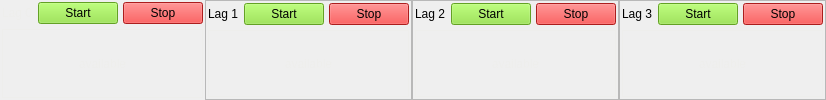
         <widget class="QFrame" name="ga_upper_frame">
          <property name="frameShape">
           <enum>QFrame::NoFrame</enum>
          </property>
          <property name="frameShadow">
           <enum>QFrame::Raised</enum>
          </property>
          <layout class="QHBoxLayout" name="horizontalLayout">
           <property name="spacing">
            <number>0</number>
           </property>
           <property name="leftMargin">
            <number>0</number>
           </property>
           <property name="topMargin">
            <number>0</number>
           </property>
           <property name="rightMargin">
            <number>0</number>
           </property>
           <property name="bottomMargin">
            <number>0</number>
           </property>
           <item>
            <widget class="QFrame" name="ga_frame_lag_0">
             <property name="styleSheet">
              <string notr="true">color: rgb(238, 238, 236);</string>
             </property>
             <property name="frameShape">
              <enum>QFrame::Box</enum>
             </property>
             <property name="frameShadow">
              <enum>QFrame::Plain</enum>
             </property>
             <property name="lineWidth">
              <number>0</number>
             </property>
             <layout class="QGridLayout" name="gridLayout_2">
              <property name="leftMargin">
               <number>2</number>
              </property>
              <property name="topMargin">
               <number>2</number>
              </property>
              <property name="rightMargin">
               <number>2</number>
              </property>
              <property name="bottomMargin">
               <number>2</number>
              </property>
              <property name="spacing">
               <number>5</number>
              </property>
              <item row="0" column="0">
               <widget class="QLabel" name="label_lag_ga_0">
                <property name="text">
                 <string>Lag 0</string>
                </property>
               </widget>
              </item>
              <item row="0" column="1">
               <widget class="QPushButton" name="start_ga_0">
                <property name="styleSheet">
                 <string notr="true">background-color: rgb(138, 226, 52);
color: rgb(0, 0, 0);</string>
                </property>
                <property name="text">
                 <string>Start</string>
                </property>
               </widget>
              </item>
              <item row="0" column="2">
               <widget class="QPushButton" name="stop_ga_0">
                <property name="styleSheet">
                 <string notr="true">background-color: rgb(239, 41, 41);
color: rgb(0, 0, 0);</string>
                </property>
                <property name="text">
                 <string>Stop</string>
                </property>
               </widget>
              </item>
              <item row="1" column="0" colspan="3">
               <widget class="QLabel" name="label_ga_0">
                <property name="styleSheet">
                 <string notr="true">color: rgb(238, 238, 236);</string>
                </property>
                <property name="frameShape">
                 <enum>QFrame::Box</enum>
                </property>
                <property name="frameShadow">
                 <enum>QFrame::Plain</enum>
                </property>
                <property name="lineWidth">
                 <number>1</number>
                </property>
                <property name="text">
                 <string>available</string>
                </property>
                <property name="alignment">
                 <set>Qt::AlignCenter</set>
                </property>
               </widget>
              </item>
             </layout>
            </widget>
           </item>
           <item>
            <widget class="QFrame" name="ga_frame_lag_1">
             <property name="frameShape">
              <enum>QFrame::StyledPanel</enum>
             </property>
             <property name="frameShadow">
              <enum>QFrame::Raised</enum>
             </property>
             <layout class="QGridLayout" name="gridLayout_5">
              <property name="leftMargin">
               <number>2</number>
              </property>
              <property name="topMargin">
               <number>2</number>
              </property>
              <property name="rightMargin">
               <number>2</number>
              </property>
              <property name="bottomMargin">
               <number>2</number>
              </property>
              <property name="spacing">
               <number>5</number>
              </property>
              <item row="0" column="0">
               <widget class="QLabel" name="label_lag_ga_1">
                <property name="text">
                 <string>Lag 1</string>
                </property>
               </widget>
              </item>
              <item row="0" column="1">
               <widget class="QPushButton" name="start_ga_1">
                <property name="styleSheet">
                 <string notr="true">background-color: rgb(138, 226, 52);
color: rgb(0, 0, 0);</string>
                </property>
                <property name="text">
                 <string>Start</string>
                </property>
               </widget>
              </item>
              <item row="0" column="2">
               <widget class="QPushButton" name="stop_ga_1">
                <property name="styleSheet">
                 <string notr="true">background-color: rgb(239, 41, 41);
color: rgb(0, 0, 0);</string>
                </property>
                <property name="text">
                 <string>Stop</string>
                </property>
               </widget>
              </item>
              <item row="1" column="0" colspan="3">
               <widget class="QLabel" name="label_ga_1">
                <property name="styleSheet">
                 <string notr="true">color: rgb(238, 238, 236);</string>
                </property>
                <property name="frameShape">
                 <enum>QFrame::Box</enum>
                </property>
                <property name="text">
                 <string>available</string>
                </property>
                <property name="alignment">
                 <set>Qt::AlignCenter</set>
                </property>
               </widget>
              </item>
             </layout>
            </widget>
           </item>
           <item>
            <widget class="QFrame" name="ga_frame_lag_2">
             <property name="frameShape">
              <enum>QFrame::StyledPanel</enum>
             </property>
             <property name="frameShadow">
              <enum>QFrame::Raised</enum>
             </property>
             <layout class="QGridLayout" name="gridLayout_4">
              <property name="leftMargin">
               <number>2</number>
              </property>
              <property name="topMargin">
               <number>2</number>
              </property>
              <property name="rightMargin">
               <number>2</number>
              </property>
              <property name="bottomMargin">
               <number>2</number>
              </property>
              <property name="spacing">
               <number>5</number>
              </property>
              <item row="0" column="0">
               <widget class="QLabel" name="label_lag_ga_2">
                <property name="text">
                 <string>Lag 2</string>
                </property>
               </widget>
              </item>
              <item row="0" column="1">
               <widget class="QPushButton" name="start_ga_2">
                <property name="styleSheet">
                 <string notr="true">background-color: rgb(138, 226, 52);
color: rgb(0, 0, 0);</string>
                </property>
                <property name="text">
                 <string>Start</string>
                </property>
               </widget>
              </item>
              <item row="0" column="2">
               <widget class="QPushButton" name="stop_ga_2">
                <property name="styleSheet">
                 <string notr="true">background-color: rgb(239, 41, 41);
color: rgb(0, 0, 0);</string>
                </property>
                <property name="text">
                 <string>Stop</string>
                </property>
               </widget>
              </item>
              <item row="1" column="0" colspan="3">
               <widget class="QLabel" name="label_ga_2">
                <property name="styleSheet">
                 <string notr="true">color: rgb(238, 238, 236);</string>
                </property>
                <property name="frameShape">
                 <enum>QFrame::Box</enum>
                </property>
                <property name="text">
                 <string>available</string>
                </property>
                <property name="alignment">
                 <set>Qt::AlignCenter</set>
                </property>
               </widget>
              </item>
             </layout>
            </widget>
           </item>
           <item>
            <widget class="QFrame" name="ga_frame_lag_3">
             <property name="frameShape">
              <enum>QFrame::StyledPanel</enum>
             </property>
             <property name="frameShadow">
              <enum>QFrame::Raised</enum>
             </property>
             <layout class="QGridLayout" name="gridLayout_3">
              <property name="leftMargin">
               <number>2</number>
              </property>
              <property name="topMargin">
               <number>2</number>
              </property>
              <property name="rightMargin">
               <number>2</number>
              </property>
              <property name="bottomMargin">
               <number>2</number>
              </property>
              <property name="spacing">
               <number>5</number>
              </property>
              <item row="0" column="1">
               <widget class="QLabel" name="label_lag_ga_3">
                <property name="text">
                 <string>Lag 3</string>
                </property>
               </widget>
              </item>
              <item row="0" column="2">
               <widget class="QPushButton" name="start_ga_3">
                <property name="styleSheet">
                 <string notr="true">background-color: rgb(138, 226, 52);
color: rgb(0, 0, 0);</string>
                </property>
                <property name="text">
                 <string>Start</string>
                </property>
               </widget>
              </item>
              <item row="0" column="3">
               <widget class="QPushButton" name="stop_ga_3">
                <property name="styleSheet">
                 <string notr="true">background-color: rgb(239, 41, 41);
color: rgb(0, 0, 0);</string>
                </property>
                <property name="text">
                 <string>Stop</string>
                </property>
               </widget>
              </item>
              <item row="1" column="1" colspan="3">
               <widget class="QLabel" name="label_ga_3">
                <property name="styleSheet">
                 <string notr="true">color: rgb(238, 238, 236);</string>
                </property>
                <property name="frameShape">
                 <enum>QFrame::Box</enum>
                </property>
                <property name="text">
                 <string>available</string>
                </property>
                <property name="alignment">
                 <set>Qt::AlignCenter</set>
                </property>
               </widget>
              </item>
             </layout>
            </widget>
           </item>
          </layout>
         </widget>
